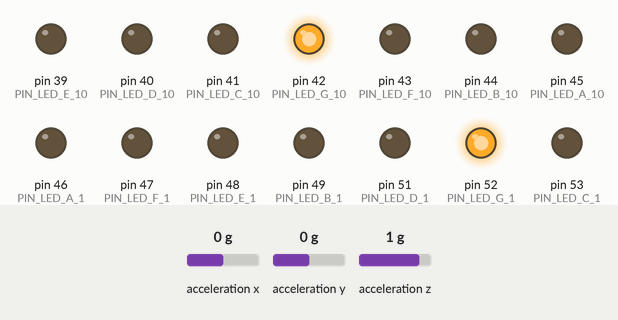
Simulated run of this sketch. Board: Arduino Mega 2560, built with avr-gcc and run on an emulated ATmega2560. Parts: output pins drawn as LEDs (lit = HIGH). The test bench sets the inputs (shaded band); at power-on: acceleration y 0 g, acceleration x 0 g, acceleration z 1 g. What the sketch prints to the serial monitor is not drawn.

Above: at 1.3 s.
1.4 s: acceleration y set to 0.5 g
3.5 s: acceleration y set to 0.8 g
At 4.7 s:
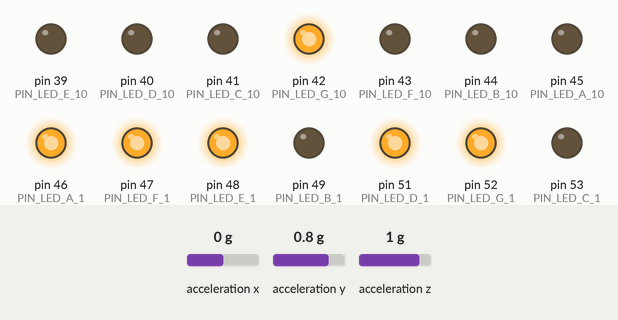
5.0 s: acceleration y set to 0.5 g
6.5 s: acceleration y set to 0.2 g
At 7.4 s:
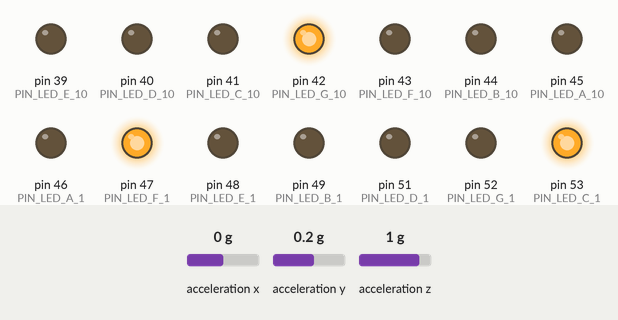
8.0 s: acceleration y set to 1.4 g
At 8.7 s:
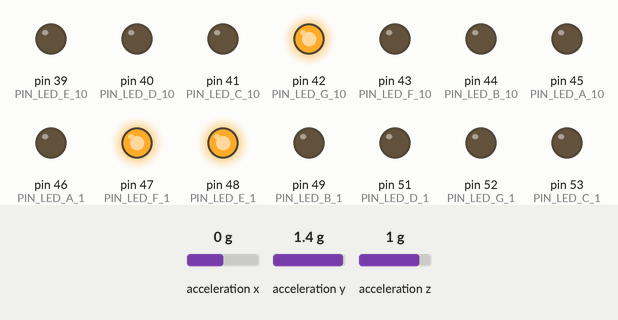
9.5 s: acceleration y set to -1.4 g
At 10.0 s:
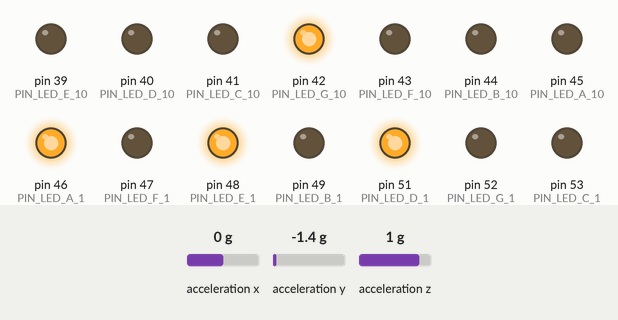
Timing chart, 0 to 12.0 s (numbered marks = the images above; inputs shaded):
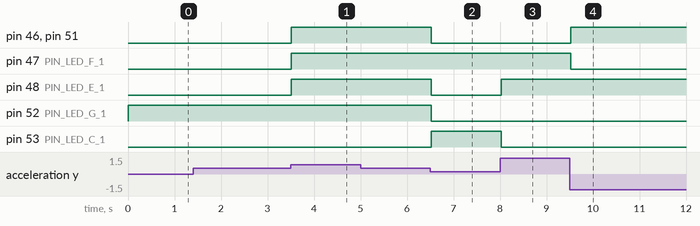

Measured:
- the behaviour switches between 0.6 and 0.7 g on acceleration y (found by bisection; images 0 and 1)
- the behaviour switches between 0.4 and 0.3 g on acceleration y (found by bisection; images 1 and 2)
- after the input at 1.4 s, every drawn part: stays the same
- after the input at 3.5 s, pin 46 (PIN_LED_A_1), pin 47 (PIN_LED_F_1), pin 48 (PIN_LED_E_1), pin 51 (PIN_LED_D_1): LOW → HIGH at once
- after the input at 5.0 s, every drawn part: stays the same
- after the input at 6.5 s, pin 46 (PIN_LED_A_1), pin 48 (PIN_LED_E_1), pin 51 (PIN_LED_D_1), pin 52 (PIN_LED_G_1): HIGH → LOW at once; pin 53 (PIN_LED_C_1): LOW → HIGH at once
- after the input at 8.0 s, pin 48 (PIN_LED_E_1): LOW → HIGH at once; pin 53 (PIN_LED_C_1): HIGH → LOW at once
- after the input at 9.5 s, pin 46 (PIN_LED_A_1), pin 51 (PIN_LED_D_1): LOW → HIGH at once; pin 47 (PIN_LED_F_1): HIGH → LOW at once

The sketch:

Accelerometer.ino
```cpp
//Processingとの連携


//７セグ
#define PIN_LED_A_10 45    // 0
#define PIN_LED_B_10 44   // 1
#define PIN_LED_C_10 41     // 2
#define PIN_LED_D_10 40    // 3
#define PIN_LED_E_10 39   // 4
#define PIN_LED_F_10 43   // 5
#define PIN_LED_G_10 42  // 6
#define PIN_LED_A_1 46    // 0
#define PIN_LED_B_1 49   // 1
#define PIN_LED_C_1 53     // 2
#define PIN_LED_D_1 51    // 3
#define PIN_LED_E_1 48   // 4
#define PIN_LED_F_1 47   // 5
#define PIN_LED_G_1 52  // 6

byte pinNo_10[7] = {
    PIN_LED_A_10, PIN_LED_B_10, PIN_LED_C_10,
    PIN_LED_D_10,PIN_LED_E_10, PIN_LED_F_10,
    PIN_LED_G_10};

byte pinNo_1[7] = {
    PIN_LED_A_1, PIN_LED_B_1, PIN_LED_C_1,
    PIN_LED_D_1,PIN_LED_E_1, PIN_LED_F_1,
    PIN_LED_G_1};

byte onOffTable_10[7 * 10] = {
    //A  B  C  D  E  F  G
    1, 1, 1, 1, 1, 1, 0,   // 0
    0, 1, 1, 0, 0, 0, 0,   // 1
    1, 1, 0, 1, 1, 0, 1,   // 2
    1, 1, 1, 1, 0, 0, 1,   // 3
    0, 1, 1, 0, 0, 1, 1,   // 4
    1, 0, 1, 1, 0, 1, 1,   // 5
    1, 0, 1, 1, 1, 1, 1,   // 6
    1, 1, 1, 0, 0, 1, 0,   // 7
    1, 1, 1, 1, 1, 1, 1,   // 8
    1, 1, 1, 1, 0, 1, 1,   // 9
  };

byte onOffTable_1[7 * 10] = {
    //A  B  C  D  E  F  G
    1, 1, 1, 1, 1, 1, 0,   // 0
    0, 1, 1, 0, 0, 0, 0,   // 1
    1, 1, 0, 1, 1, 0, 1,   // 2
    1, 1, 1, 1, 0, 0, 1,   // 3
    0, 1, 1, 0, 0, 1, 1,   // 4
    1, 0, 1, 1, 0, 1, 1,   // 5
    1, 0, 1, 1, 1, 1, 1,   // 6
    1, 1, 1, 0, 0, 1, 0,   // 7
    1, 1, 1, 1, 1, 1, 1,   // 8
    1, 1, 1, 1, 0, 1, 1,   // 9
  };

void displayNumber_10(int num){
  for (int i= 0; i< 7; i++){
    digitalWrite(pinNo_10[i], !onOffTable_10[num* 7 + i]);
    }} // displayNumber

void displayNumber_1(int num){
  for (int i= 0; i< 7; i++){
    digitalWrite(pinNo_1[i], !onOffTable_1[num* 7 + i]);
    }} // displayNumber

//加速度センサ

#include <Wire.h>
#include <ADXL345.h>

ADXL345 adxl;
int x, y, z, angle, count_train_pro;
int count_train = 0;
boolean step_1 = false;
boolean step_2 = false;

void setup() {
  Serial.begin(9600);
  adxl.powerOn();
  pinMode(PIN_LED_A_10, OUTPUT);  pinMode(PIN_LED_B_10, OUTPUT);
  pinMode(PIN_LED_C_10, OUTPUT);  pinMode(PIN_LED_D_10, OUTPUT);
  pinMode(PIN_LED_E_10, OUTPUT);  pinMode(PIN_LED_F_10, OUTPUT);
  pinMode(PIN_LED_G_10, OUTPUT);
  pinMode(PIN_LED_A_1, OUTPUT);  pinMode(PIN_LED_B_1, OUTPUT);
  pinMode(PIN_LED_C_1, OUTPUT);  pinMode(PIN_LED_D_1, OUTPUT);
  pinMode(PIN_LED_E_1, OUTPUT);  pinMode(PIN_LED_F_1, OUTPUT);
  pinMode(PIN_LED_G_1, OUTPUT);

  /* 初期状態をセットする(アノードコモンなのでHIGHで消灯) */
  digitalWrite(PIN_LED_A_10, HIGH);  digitalWrite(PIN_LED_B_10, HIGH);
  digitalWrite(PIN_LED_C_10, HIGH);  digitalWrite(PIN_LED_D_10, HIGH);
  digitalWrite(PIN_LED_E_10, HIGH);  digitalWrite(PIN_LED_F_10, HIGH);
  digitalWrite(PIN_LED_G_10, HIGH);
  digitalWrite(PIN_LED_A_1, HIGH);  digitalWrite(PIN_LED_B_1, HIGH);
  digitalWrite(PIN_LED_C_1, HIGH);  digitalWrite(PIN_LED_D_1, HIGH);
  digitalWrite(PIN_LED_E_1, HIGH);  digitalWrite(PIN_LED_F_1, HIGH);
  digitalWrite(PIN_LED_G_1, HIGH);
  }

void loop() {
  adxl.readXYZ(&x, &y, &z);

//  Serial.print(x);
//  Serial.print(" ");
//  Serial.print(y);
//  Serial.print(" ");
//  Serial.println(z);
//  Serial.print(" ");
  angle = (y+280)/3;
//  Serial.println(angle);
  Serial.write('H');             // ヘッダの送信
  Serial.write(highByte(angle)); // 上位バイトの送信
  Serial.write(lowByte(angle));  // 下位バイトの送信
  if (angle >= 150){
    step_1 = true;
  }else if(angle <= 120){
    step_2 = true;
  }

  if (step_1 && step_2){
    count_train = count_train + 1;
    step_1 = false;
    step_2 = false;
    }

  int digit[2];
  digit[0] = count_train % 10;
  count_train_pro = count_train / 10;
  digit[1] = count_train_pro % 10;
//  Serial.println(count_train);
  displayNumber_10(digit[1]);
  displayNumber_1(digit[0]);
  delay(500);
  }
```
